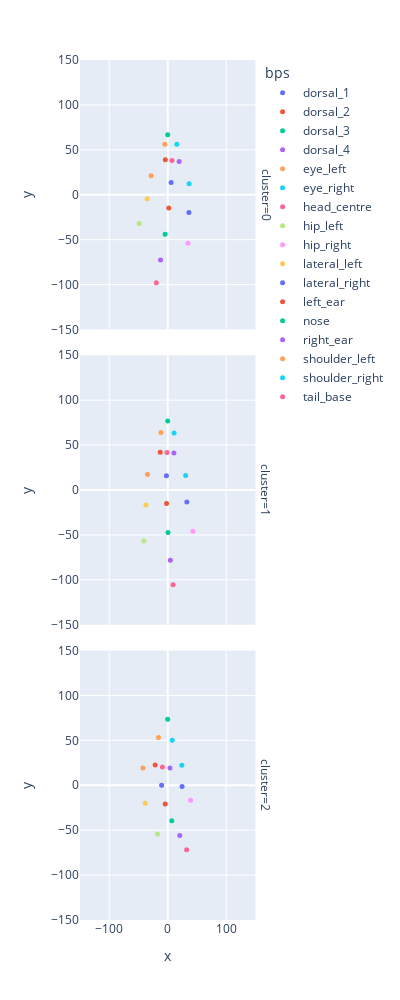

The code cell stored with this chart in its notebook:
### Code cell
X = rotated.reshape(-1, 34)

kmeans = KMeans(n_clusters=3, random_state=42, n_init="auto").fit(X)
kmeans.labels_

dfs = []

for i in range(len(np.unique(kmeans.labels_))):
    x = X[kmeans.labels_ == i][:, ::2].mean(axis=0)
    y = X[kmeans.labels_ == i][:, 1::2].mean(axis=0)
    dfs.append(pd.DataFrame({"x":x, "y":y, "bps":bodyparts, "cluster":str(i)}))

centered_df = pd.concat(dfs).reset_index(drop=True)

fig = px.scatter(
    centered_df, 
    x="x", 
    y="y", 
    color="bps", 
    facet_row="cluster", 
    width=400, 
    height=1000, 
    range_x=[-150, 150], 
    range_y=[-150, 150]
)
fig.update_traces(marker=dict(size=5))

### Figure 1 — Plotly figure (JSON) as saved in the notebook; plotly's stock layout.template omitted (floating-point values rounded to 4 significant figures)
{"data": [{"hovertemplate": "bps=dorsal_1<br>cluster=0<br>x=%{x}<br>y=%{y}<extra></extra>", "legendgroup": "dorsal_1", "marker": {"color": "#636efa", "size": 5, "symbol": "circle"}, "mode": "markers", "name": "dorsal_1", "orientation": "v", "showlegend": true, "type": "scatter", "x": [5.794], "xaxis": "x3", "y": [13.56], "yaxis": "y3"}, {"hovertemplate": "bps=dorsal_1<br>cluster=1<br>x=%{x}<br>y=%{y}<extra></extra>", "legendgroup": "dorsal_1", "marker": {"color": "#636efa", "size": 5, "symbol": "circle"}, "mode": "markers", "name": "dorsal_1", "orientation": "v", "showlegend": false, "type": "scatter", "x": [-2.132], "xaxis": "x2", "y": [15.93], "yaxis": "y2"}, {"hovertemplate": "bps=dorsal_1<br>cluster=2<br>x=%{x}<br>y=%{y}<extra></extra>", "legendgroup": "dorsal_1", "marker": {"color": "#636efa", "size": 5, "symbol": "circle"}, "mode": "markers", "name": "dorsal_1", "orientation": "v", "showlegend": false, "type": "scatter", "x": [-10.41], "xaxis": "x", "y": [-0.02924], "yaxis": "y"}, {"hovertemplate": "bps=dorsal_2<br>cluster=0<br>x=%{x}<br>y=%{y}<extra></extra>", "legendgroup": "dorsal_2", "marker": {"color": "#EF553B", "size": 5, "symbol": "circle"}, "mode": "markers", "name": "dorsal_2", "orientation": "v", "showlegend": true, "type": "scatter", "x": [1.81], "xaxis": "x3", "y": [-14.85], "yaxis": "y3"}, {"hovertemplate": "bps=dorsal_2<br>cluster=1<br>x=%{x}<br>y=%{y}<extra></extra>", "legendgroup": "dorsal_2", "marker": {"color": "#EF553B", "size": 5, "symbol": "circle"}, "mode": "markers", "name": "dorsal_2", "orientation": "v", "showlegend": false, "type": "scatter", "x": [-1.929], "xaxis": "x2", "y": [-14.91], "yaxis": "y2"}, {"hovertemplate": "bps=dorsal_2<br>cluster=2<br>x=%{x}<br>y=%{y}<extra></extra>", "legendgroup": "dorsal_2", "marker": {"color": "#EF553B", "size": 5, "symbol": "circle"}, "mode": "markers", "name": "dorsal_2", "orientation": "v", "showlegend": false, "type": "scatter", "x": [-4.287], "xaxis": "x", "y": [-20.96], "yaxis": "y"}, {"hovertemplate": "bps=dorsal_3<br>cluster=0<br>x=%{x}<br>y=%{y}<extra></extra>", "legendgroup": "dorsal_3", "marker": {"color": "#00cc96", "size": 5, "symbol": "circle"}, "mode": "markers", "name": "dorsal_3", "orientation": "v", "showlegend": true, "type": "scatter", "x": [-4.409], "xaxis": "x3", "y": [-44.09], "yaxis": "y3"}, {"hovertemplate": "bps=dorsal_3<br>cluster=1<br>x=%{x}<br>y=%{y}<extra></extra>", "legendgroup": "dorsal_3", "marker": {"color": "#00cc96", "size": 5, "symbol": "circle"}, "mode": "markers", "name": "dorsal_3", "orientation": "v", "showlegend": false, "type": "scatter", "x": [0.5442], "xaxis": "x2", "y": [-47.28], "yaxis": "y2"}, {"hovertemplate": "bps=dorsal_3<br>cluster=2<br>x=%{x}<br>y=%{y}<extra></extra>", "legendgroup": "dorsal_3", "marker": {"color": "#00cc96", "size": 5, "symbol": "circle"}, "mode": "markers", "name": "dorsal_3", "orientation": "v", "showlegend": false, "type": "scatter", "x": [7.018], "xaxis": "x", "y": [-39.58], "yaxis": "y"}, {"hovertemplate": "bps=dorsal_4<br>cluster=0<br>x=%{x}<br>y=%{y}<extra></extra>", "legendgroup": "dorsal_4", "marker": {"color": "#ab63fa", "size": 5, "symbol": "circle"}, "mode": "markers", "name": "dorsal_4", "orientation": "v", "showlegend": true, "type": "scatter", "x": [-12.26], "xaxis": "x3", "y": [-72.62], "yaxis": "y3"}, {"hovertemplate": "bps=dorsal_4<br>cluster=1<br>x=%{x}<br>y=%{y}<extra></extra>", "legendgroup": "dorsal_4", "marker": {"color": "#ab63fa", "size": 5, "symbol": "circle"}, "mode": "markers", "name": "dorsal_4", "orientation": "v", "showlegend": false, "type": "scatter", "x": [4.527], "xaxis": "x2", "y": [-78.27], "yaxis": "y2"}, {"hovertemplate": "bps=dorsal_4<br>cluster=2<br>x=%{x}<br>y=%{y}<extra></extra>", "legendgroup": "dorsal_4", "marker": {"color": "#ab63fa", "size": 5, "symbol": "circle"}, "mode": "markers", "name": "dorsal_4", "orientation": "v", "showlegend": false, "type": "scatter", "x": [20.59], "xaxis": "x", "y": [-55.97], "yaxis": "y"}, {"hovertemplate": "bps=eye_left<br>cluster=0<br>x=%{x}<br>y=%{y}<extra></extra>", "legendgroup": "eye_left", "marker": {"color": "#FFA15A", "size": 5, "symbol": "circle"}, "mode": "markers", "name": "eye_left", "orientation": "v", "showlegend": true, "type": "scatter", "x": [-4.853], "xaxis": "x3", "y": [56.15], "yaxis": "y3"}, {"hovertemplate": "bps=eye_left<br>cluster=1<br>x=%{x}<br>y=%{y}<extra></extra>", "legendgroup": "eye_left", "marker": {"color": "#FFA15A", "size": 5, "symbol": "circle"}, "mode": "markers", "name": "eye_left", "orientation": "v", "showlegend": false, "type": "scatter", "x": [-11.56], "xaxis": "x2", "y": [63.91], "yaxis": "y2"}, {"hovertemplate": "bps=eye_left<br>cluster=2<br>x=%{x}<br>y=%{y}<extra></extra>", "legendgroup": "eye_left", "marker": {"color": "#FFA15A", "size": 5, "symbol": "circle"}, "mode": "markers", "name": "eye_left", "orientation": "v", "showlegend": false, "type": "scatter", "x": [-15.78], "xaxis": "x", "y": [53.22], "yaxis": "y"}, {"hovertemplate": "bps=eye_right<br>cluster=0<br>x=%{x}<br>y=%{y}<extra></extra>", "legendgroup": "eye_right", "marker": {"color": "#19d3f3", "size": 5, "symbol": "circle"}, "mode": "markers", "name": "eye_right", "orientation": "v", "showlegend": true, "type": "scatter", "x": [15.55], "xaxis": "x3", "y": [56.11], "yaxis": "y3"}, {"hovertemplate": "bps=eye_right<br>cluster=1<br>x=%{x}<br>y=%{y}<extra></extra>", "legendgroup": "eye_right", "marker": {"color": "#19d3f3", "size": 5, "symbol": "circle"}, "mode": "markers", "name": "eye_right", "orientation": "v", "showlegend": false, "type": "scatter", "x": [10.93], "xaxis": "x2", "y": [63.46], "yaxis": "y2"}, {"hovertemplate": "bps=eye_right<br>cluster=2<br>x=%{x}<br>y=%{y}<extra></extra>", "legendgroup": "eye_right", "marker": {"color": "#19d3f3", "size": 5, "symbol": "circle"}, "mode": "markers", "name": "eye_right", "orientation": "v", "showlegend": false, "type": "scatter", "x": [7.696], "xaxis": "x", "y": [50.17], "yaxis": "y"}, {"hovertemplate": "bps=head_centre<br>cluster=0<br>x=%{x}<br>y=%{y}<extra></extra>", "legendgroup": "head_centre", "marker": {"color": "#FF6692", "size": 5, "symbol": "circle"}, "mode": "markers", "name": "head_centre", "orientation": "v", "showlegend": true, "type": "scatter", "x": [7.31], "xaxis": "x3", "y": [38.12], "yaxis": "y3"}, {"hovertemplate": "bps=head_centre<br>cluster=1<br>x=%{x}<br>y=%{y}<extra></extra>", "legendgroup": "head_centre", "marker": {"color": "#FF6692", "size": 5, "symbol": "circle"}, "mode": "markers", "name": "head_centre", "orientation": "v", "showlegend": false, "type": "scatter", "x": [-1.272], "xaxis": "x2", "y": [41.69], "yaxis": "y2"}, {"hovertemplate": "bps=head_centre<br>cluster=2<br>x=%{x}<br>y=%{y}<extra></extra>", "legendgroup": "head_centre", "marker": {"color": "#FF6692", "size": 5, "symbol": "circle"}, "mode": "markers", "name": "head_centre", "orientation": "v", "showlegend": false, "type": "scatter", "x": [-9.064], "xaxis": "x", "y": [20.41], "yaxis": "y"}, {"hovertemplate": "bps=hip_left<br>cluster=0<br>x=%{x}<br>y=%{y}<extra></extra>", "legendgroup": "hip_left", "marker": {"color": "#B6E880", "size": 5, "symbol": "circle"}, "mode": "markers", "name": "hip_left", "orientation": "v", "showlegend": true, "type": "scatter", "x": [-48.77], "xaxis": "x3", "y": [-31.93], "yaxis": "y3"}, {"hovertemplate": "bps=hip_left<br>cluster=1<br>x=%{x}<br>y=%{y}<extra></extra>", "legendgroup": "hip_left", "marker": {"color": "#B6E880", "size": 5, "symbol": "circle"}, "mode": "markers", "name": "hip_left", "orientation": "v", "showlegend": false, "type": "scatter", "x": [-40.72], "xaxis": "x2", "y": [-56.72], "yaxis": "y2"}, {"hovertemplate": "bps=hip_left<br>cluster=2<br>x=%{x}<br>y=%{y}<extra></extra>", "legendgroup": "hip_left", "marker": {"color": "#B6E880", "size": 5, "symbol": "circle"}, "mode": "markers", "name": "hip_left", "orientation": "v", "showlegend": false, "type": "scatter", "x": [-17.46], "xaxis": "x", "y": [-54.25], "yaxis": "y"}, {"hovertemplate": "bps=hip_right<br>cluster=0<br>x=%{x}<br>y=%{y}<extra></extra>", "legendgroup": "hip_right", "marker": {"color": "#FF97FF", "size": 5, "symbol": "circle"}, "mode": "markers", "name": "hip_right", "orientation": "v", "showlegend": true, "type": "scatter", "x": [34.69], "xaxis": "x3", "y": [-53.97], "yaxis": "y3"}, {"hovertemplate": "bps=hip_right<br>cluster=1<br>x=%{x}<br>y=%{y}<extra></extra>", "legendgroup": "hip_right", "marker": {"color": "#FF97FF", "size": 5, "symbol": "circle"}, "mode": "markers", "name": "hip_right", "orientation": "v", "showlegend": false, "type": "scatter", "x": [43.16], "xaxis": "x2", "y": [-45.82], "yaxis": "y2"}, {"hovertemplate": "bps=hip_right<br>cluster=2<br>x=%{x}<br>y=%{y}<extra></extra>", "legendgroup": "hip_right", "marker": {"color": "#FF97FF", "size": 5, "symbol": "circle"}, "mode": "markers", "name": "hip_right", "orientation": "v", "showlegend": false, "type": "scatter", "x": [39.19], "xaxis": "x", "y": [-16.64], "yaxis": "y"}, {"hovertemplate": "bps=lateral_left<br>cluster=0<br>x=%{x}<br>y=%{y}<extra></extra>", "legendgroup": "lateral_left", "marker": {"color": "#FECB52", "size": 5, "symbol": "circle"}, "mode": "markers", "name": "lateral_left", "orientation": "v", "showlegend": true, "type": "scatter", "x": [-35.23], "xaxis": "x3", "y": [-4.5], "yaxis": "y3"}, {"hovertemplate": "bps=lateral_left<br>cluster=1<br>x=%{x}<br>y=%{y}<extra></extra>", "legendgroup": "lateral_left", "marker": {"color": "#FECB52", "size": 5, "symbol": "circle"}, "mode": "markers", "name": "lateral_left", "orientation": "v", "showlegend": false, "type": "scatter", "x": [-37.12], "xaxis": "x2", "y": [-16.77], "yaxis": "y2"}, {"hovertemplate": "bps=lateral_left<br>cluster=2<br>x=%{x}<br>y=%{y}<extra></extra>", "legendgroup": "lateral_left", "marker": {"color": "#FECB52", "size": 5, "symbol": "circle"}, "mode": "markers", "name": "lateral_left", "orientation": "v", "showlegend": false, "type": "scatter", "x": [-38.47], "xaxis": "x", "y": [-19.98], "yaxis": "y"}, {"hovertemplate": "bps=lateral_right<br>cluster=0<br>x=%{x}<br>y=%{y}<extra></extra>", "legendgroup": "lateral_right", "marker": {"color": "#636efa", "size": 5, "symbol": "circle"}, "mode": "markers", "name": "lateral_right", "orientation": "v", "showlegend": true, "type": "scatter", "x": [36.25], "xaxis": "x3", "y": [-19.72], "yaxis": "y3"}, {"hovertemplate": "bps=lateral_right<br>cluster=1<br>x=%{x}<br>y=%{y}<extra></extra>", "legendgroup": "lateral_right", "marker": {"color": "#636efa", "size": 5, "symbol": "circle"}, "mode": "markers", "name": "lateral_right", "orientation": "v", "showlegend": false, "type": "scatter", "x": [32.69], "xaxis": "x2", "y": [-13.31], "yaxis": "y2"}, {"hovertemplate": "bps=lateral_right<br>cluster=2<br>x=%{x}<br>y=%{y}<extra></extra>", "legendgroup": "lateral_right", "marker": {"color": "#636efa", "size": 5, "symbol": "circle"}, "mode": "markers", "name": "lateral_right", "orientation": "v", "showlegend": false, "type": "scatter", "x": [24.58], "xaxis": "x", "y": [-1.287], "yaxis": "y"}, {"hovertemplate": "bps=left_ear<br>cluster=0<br>x=%{x}<br>y=%{y}<extra></extra>", "legendgroup": "left_ear", "marker": {"color": "#EF553B", "size": 5, "symbol": "circle"}, "mode": "markers", "name": "left_ear", "orientation": "v", "showlegend": true, "type": "scatter", "x": [-4.071], "xaxis": "x3", "y": [38.86], "yaxis": "y3"}, {"hovertemplate": "bps=left_ear<br>cluster=1<br>x=%{x}<br>y=%{y}<extra></extra>", "legendgroup": "left_ear", "marker": {"color": "#EF553B", "size": 5, "symbol": "circle"}, "mode": "markers", "name": "left_ear", "orientation": "v", "showlegend": false, "type": "scatter", "x": [-12.84], "xaxis": "x2", "y": [42.02], "yaxis": "y2"}, {"hovertemplate": "bps=left_ear<br>cluster=2<br>x=%{x}<br>y=%{y}<extra></extra>", "legendgroup": "left_ear", "marker": {"color": "#EF553B", "size": 5, "symbol": "circle"}, "mode": "markers", "name": "left_ear", "orientation": "v", "showlegend": false, "type": "scatter", "x": [-21.5], "xaxis": "x", "y": [22.49], "yaxis": "y"}, {"hovertemplate": "bps=nose<br>cluster=0<br>x=%{x}<br>y=%{y}<extra></extra>", "legendgroup": "nose", "marker": {"color": "#00cc96", "size": 5, "symbol": "circle"}, "mode": "markers", "name": "nose", "orientation": "v", "showlegend": true, "type": "scatter", "x": [0.0], "xaxis": "x3", "y": [66.66], "yaxis": "y3"}, {"hovertemplate": "bps=nose<br>cluster=1<br>x=%{x}<br>y=%{y}<extra></extra>", "legendgroup": "nose", "marker": {"color": "#00cc96", "size": 5, "symbol": "circle"}, "mode": "markers", "name": "nose", "orientation": "v", "showlegend": false, "type": "scatter", "x": [0.0], "xaxis": "x2", "y": [76.71], "yaxis": "y2"}, {"hovertemplate": "bps=nose<br>cluster=2<br>x=%{x}<br>y=%{y}<extra></extra>", "legendgroup": "nose", "marker": {"color": "#00cc96", "size": 5, "symbol": "circle"}, "mode": "markers", "name": "nose", "orientation": "v", "showlegend": false, "type": "scatter", "x": [0.0], "xaxis": "x", "y": [73.39], "yaxis": "y"}, {"hovertemplate": "bps=right_ear<br>cluster=0<br>x=%{x}<br>y=%{y}<extra></extra>", "legendgroup": "right_ear", "marker": {"color": "#ab63fa", "size": 5, "symbol": "circle"}, "mode": "markers", "name": "right_ear", "orientation": "v", "showlegend": true, "type": "scatter", "x": [19.54], "xaxis": "x3", "y": [36.89], "yaxis": "y3"}, {"hovertemplate": "bps=right_ear<br>cluster=1<br>x=%{x}<br>y=%{y}<extra></extra>", "legendgroup": "right_ear", "marker": {"color": "#ab63fa", "size": 5, "symbol": "circle"}, "mode": "markers", "name": "right_ear", "orientation": "v", "showlegend": false, "type": "scatter", "x": [10.55], "xaxis": "x2", "y": [41.26], "yaxis": "y2"}, {"hovertemplate": "bps=right_ear<br>cluster=2<br>x=%{x}<br>y=%{y}<extra></extra>", "legendgroup": "right_ear", "marker": {"color": "#ab63fa", "size": 5, "symbol": "circle"}, "mode": "markers", "name": "right_ear", "orientation": "v", "showlegend": false, "type": "scatter", "x": [3.901], "xaxis": "x", "y": [19.11], "yaxis": "y"}, {"hovertemplate": "bps=shoulder_left<br>cluster=0<br>x=%{x}<br>y=%{y}<extra></extra>", "legendgroup": "shoulder_left", "marker": {"color": "#FFA15A", "size": 5, "symbol": "circle"}, "mode": "markers", "name": "shoulder_left", "orientation": "v", "showlegend": true, "type": "scatter", "x": [-28.4], "xaxis": "x3", "y": [21.06], "yaxis": "y3"}, {"hovertemplate": "bps=shoulder_left<br>cluster=1<br>x=%{x}<br>y=%{y}<extra></extra>", "legendgroup": "shoulder_left", "marker": {"color": "#FFA15A", "size": 5, "symbol": "circle"}, "mode": "markers", "name": "shoulder_left", "orientation": "v", "showlegend": false, "type": "scatter", "x": [-34.6], "xaxis": "x2", "y": [17.4], "yaxis": "y2"}, {"hovertemplate": "bps=shoulder_left<br>cluster=2<br>x=%{x}<br>y=%{y}<extra></extra>", "legendgroup": "shoulder_left", "marker": {"color": "#FFA15A", "size": 5, "symbol": "circle"}, "mode": "markers", "name": "shoulder_left", "orientation": "v", "showlegend": false, "type": "scatter", "x": [-42.38], "xaxis": "x", "y": [19.32], "yaxis": "y"}, {"hovertemplate": "bps=shoulder_right<br>cluster=0<br>x=%{x}<br>y=%{y}<extra></extra>", "legendgroup": "shoulder_right", "marker": {"color": "#19d3f3", "size": 5, "symbol": "circle"}, "mode": "markers", "name": "shoulder_right", "orientation": "v", "showlegend": true, "type": "scatter", "x": [36.65], "xaxis": "x3", "y": [12.13], "yaxis": "y3"}, {"hovertemplate": "bps=shoulder_right<br>cluster=1<br>x=%{x}<br>y=%{y}<extra></extra>", "legendgroup": "shoulder_right", "marker": {"color": "#19d3f3", "size": 5, "symbol": "circle"}, "mode": "markers", "name": "shoulder_right", "orientation": "v", "showlegend": false, "type": "scatter", "x": [30.69], "xaxis": "x2", "y": [16.11], "yaxis": "y2"}, {"hovertemplate": "bps=shoulder_right<br>cluster=2<br>x=%{x}<br>y=%{y}<extra></extra>", "legendgroup": "shoulder_right", "marker": {"color": "#19d3f3", "size": 5, "symbol": "circle"}, "mode": "markers", "name": "shoulder_right", "orientation": "v", "showlegend": false, "type": "scatter", "x": [24.17], "xaxis": "x", "y": [22.4], "yaxis": "y"}, {"hovertemplate": "bps=tail_base<br>cluster=0<br>x=%{x}<br>y=%{y}<extra></extra>", "legendgroup": "tail_base", "marker": {"color": "#FF6692", "size": 5, "symbol": "circle"}, "mode": "markers", "name": "tail_base", "orientation": "v", "showlegend": true, "type": "scatter", "x": [-19.53], "xaxis": "x3", "y": [-97.92], "yaxis": "y3"}, {"hovertemplate": "bps=tail_base<br>cluster=1<br>x=%{x}<br>y=%{y}<extra></extra>", "legendgroup": "tail_base", "marker": {"color": "#FF6692", "size": 5, "symbol": "circle"}, "mode": "markers", "name": "tail_base", "orientation": "v", "showlegend": false, "type": "scatter", "x": [9.156], "xaxis": "x2", "y": [-105.4], "yaxis": "y2"}, {"hovertemplate": "bps=tail_base<br>cluster=2<br>x=%{x}<br>y=%{y}<extra></extra>", "legendgroup": "tail_base", "marker": {"color": "#FF6692", "size": 5, "symbol": "circle"}, "mode": "markers", "name": "tail_base", "orientation": "v", "showlegend": false, "type": "scatter", "x": [32.32], "xaxis": "x", "y": [-71.7], "yaxis": "y"}], "layout": {"annotations": [{"font": {}, "showarrow": false, "text": "cluster=2", "textangle": 90, "x": 0.98, "xanchor": "left", "xref": "paper", "y": 0.1567, "yanchor": "middle", "yref": "paper"}, {"font": {}, "showarrow": false, "text": "cluster=1", "textangle": 90, "x": 0.98, "xanchor": "left", "xref": "paper", "y": 0.5, "yanchor": "middle", "yref": "paper"}, {"font": {}, "showarrow": false, "text": "cluster=0", "textangle": 90, "x": 0.98, "xanchor": "left", "xref": "paper", "y": 0.8433, "yanchor": "middle", "yref": "paper"}], "height": 1000, "legend": {"title": {"text": "bps"}, "tracegroupgap": 0}, "margin": {"t": 60}, "width": 400, "xaxis": {"anchor": "y", "domain": [0, 0.98], "range": [-150, 150], "title": {"text": "x"}}, "xaxis2": {"anchor": "y2", "domain": [0, 0.98], "matches": "x", "showticklabels": false}, "xaxis3": {"anchor": "y3", "domain": [0, 0.98], "matches": "x", "showticklabels": false}, "yaxis": {"anchor": "x", "domain": [0, 0.3133], "range": [-150, 150], "title": {"text": "y"}}, "yaxis2": {"anchor": "x2", "domain": [0.3433, 0.6567], "matches": "y", "range": [-150, 150], "title": {"text": "y"}}, "yaxis3": {"anchor": "x3", "domain": [0.6867, 1.0], "matches": "y", "range": [-150, 150], "title": {"text": "y"}}}}
